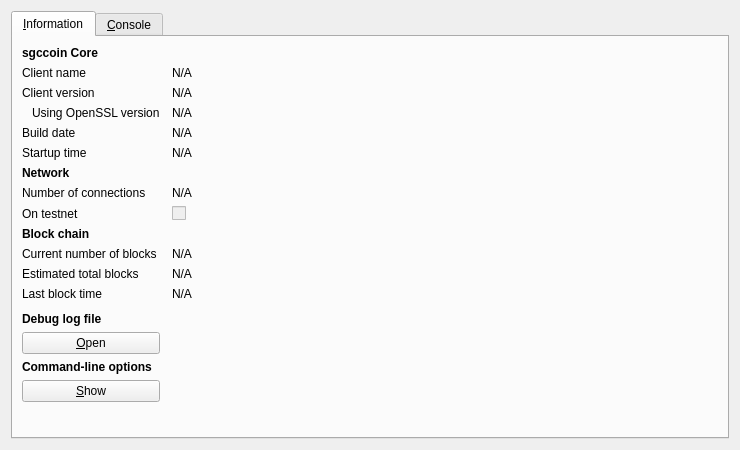
<?xml version="1.0" encoding="UTF-8"?>
<ui version="4.0">
 <class>RPCConsole</class>
 <widget class="QDialog" name="RPCConsole">
  <property name="geometry">
   <rect>
    <x>0</x>
    <y>0</y>
    <width>740</width>
    <height>450</height>
   </rect>
  </property>
  <property name="windowTitle">
   <string>sgccoin - Debug window</string>
  </property>
  <property name="styleSheet">
   <string notr="true">background-image: url(:/images/gr);</string>
  </property>
  <layout class="QVBoxLayout" name="verticalLayout_2">
   <item>
    <widget class="QTabWidget" name="tabWidget">
     <property name="currentIndex">
      <number>0</number>
     </property>
     <widget class="QWidget" name="tab_info">
      <attribute name="title">
       <string>&amp;Information</string>
      </attribute>
      <layout class="QGridLayout" name="gridLayout" columnstretch="0,1">
       <property name="horizontalSpacing">
        <number>12</number>
       </property>
       <item row="0" column="0">
        <widget class="QLabel" name="label_9">
         <property name="font">
          <font>
           <weight>75</weight>
           <bold>true</bold>
          </font>
         </property>
         <property name="text">
          <string>sgccoin Core</string>
         </property>
        </widget>
       </item>
       <item row="1" column="0">
        <widget class="QLabel" name="label_5">
         <property name="text">
          <string>Client name</string>
         </property>
        </widget>
       </item>
       <item row="1" column="1">
        <widget class="QLabel" name="clientName">
         <property name="cursor">
          <cursorShape>IBeamCursor</cursorShape>
         </property>
         <property name="text">
          <string>N/A</string>
         </property>
         <property name="textFormat">
          <enum>Qt::PlainText</enum>
         </property>
         <property name="textInteractionFlags">
          <set>Qt::LinksAccessibleByMouse|Qt::TextSelectableByKeyboard|Qt::TextSelectableByMouse</set>
         </property>
        </widget>
       </item>
       <item row="2" column="0">
        <widget class="QLabel" name="label_6">
         <property name="text">
          <string>Client version</string>
         </property>
        </widget>
       </item>
       <item row="2" column="1">
        <widget class="QLabel" name="clientVersion">
         <property name="cursor">
          <cursorShape>IBeamCursor</cursorShape>
         </property>
         <property name="text">
          <string>N/A</string>
         </property>
         <property name="textFormat">
          <enum>Qt::PlainText</enum>
         </property>
         <property name="textInteractionFlags">
          <set>Qt::LinksAccessibleByMouse|Qt::TextSelectableByKeyboard|Qt::TextSelectableByMouse</set>
         </property>
        </widget>
       </item>
       <item row="3" column="0">
        <widget class="QLabel" name="label_14">
         <property name="text">
          <string>Using OpenSSL version</string>
         </property>
         <property name="indent">
          <number>10</number>
         </property>
        </widget>
       </item>
       <item row="3" column="1">
        <widget class="QLabel" name="openSSLVersion">
         <property name="cursor">
          <cursorShape>IBeamCursor</cursorShape>
         </property>
         <property name="text">
          <string>N/A</string>
         </property>
         <property name="textFormat">
          <enum>Qt::PlainText</enum>
         </property>
         <property name="textInteractionFlags">
          <set>Qt::LinksAccessibleByMouse|Qt::TextSelectableByKeyboard|Qt::TextSelectableByMouse</set>
         </property>
        </widget>
       </item>
       <item row="4" column="0">
        <widget class="QLabel" name="label_12">
         <property name="text">
          <string>Build date</string>
         </property>
        </widget>
       </item>
       <item row="4" column="1">
        <widget class="QLabel" name="buildDate">
         <property name="cursor">
          <cursorShape>IBeamCursor</cursorShape>
         </property>
         <property name="text">
          <string>N/A</string>
         </property>
         <property name="textFormat">
          <enum>Qt::PlainText</enum>
         </property>
         <property name="textInteractionFlags">
          <set>Qt::LinksAccessibleByMouse|Qt::TextSelectableByKeyboard|Qt::TextSelectableByMouse</set>
         </property>
        </widget>
       </item>
       <item row="5" column="0">
        <widget class="QLabel" name="label_13">
         <property name="text">
          <string>Startup time</string>
         </property>
        </widget>
       </item>
       <item row="5" column="1">
        <widget class="QLabel" name="startupTime">
         <property name="cursor">
          <cursorShape>IBeamCursor</cursorShape>
         </property>
         <property name="text">
          <string>N/A</string>
         </property>
         <property name="textFormat">
          <enum>Qt::PlainText</enum>
         </property>
         <property name="textInteractionFlags">
          <set>Qt::LinksAccessibleByMouse|Qt::TextSelectableByKeyboard|Qt::TextSelectableByMouse</set>
         </property>
        </widget>
       </item>
       <item row="6" column="0">
        <widget class="QLabel" name="label_11">
         <property name="font">
          <font>
           <weight>75</weight>
           <bold>true</bold>
          </font>
         </property>
         <property name="text">
          <string>Network</string>
         </property>
        </widget>
       </item>
       <item row="7" column="0">
        <widget class="QLabel" name="label_7">
         <property name="text">
          <string>Number of connections</string>
         </property>
        </widget>
       </item>
       <item row="7" column="1">
        <widget class="QLabel" name="numberOfConnections">
         <property name="cursor">
          <cursorShape>IBeamCursor</cursorShape>
         </property>
         <property name="text">
          <string>N/A</string>
         </property>
         <property name="textFormat">
          <enum>Qt::PlainText</enum>
         </property>
         <property name="textInteractionFlags">
          <set>Qt::LinksAccessibleByMouse|Qt::TextSelectableByKeyboard|Qt::TextSelectableByMouse</set>
         </property>
        </widget>
       </item>
       <item row="8" column="0">
        <widget class="QLabel" name="label_8">
         <property name="text">
          <string>On testnet</string>
         </property>
        </widget>
       </item>
       <item row="8" column="1">
        <widget class="QCheckBox" name="isTestNet">
         <property name="enabled">
          <bool>false</bool>
         </property>
         <property name="text">
          <string/>
         </property>
        </widget>
       </item>
       <item row="9" column="0">
        <widget class="QLabel" name="label_10">
         <property name="font">
          <font>
           <weight>75</weight>
           <bold>true</bold>
          </font>
         </property>
         <property name="text">
          <string>Block chain</string>
         </property>
        </widget>
       </item>
       <item row="10" column="0">
        <widget class="QLabel" name="label_3">
         <property name="text">
          <string>Current number of blocks</string>
         </property>
        </widget>
       </item>
       <item row="10" column="1">
        <widget class="QLabel" name="numberOfBlocks">
         <property name="cursor">
          <cursorShape>IBeamCursor</cursorShape>
         </property>
         <property name="text">
          <string>N/A</string>
         </property>
         <property name="textFormat">
          <enum>Qt::PlainText</enum>
         </property>
         <property name="textInteractionFlags">
          <set>Qt::LinksAccessibleByMouse|Qt::TextSelectableByKeyboard|Qt::TextSelectableByMouse</set>
         </property>
        </widget>
       </item>
       <item row="11" column="0">
        <widget class="QLabel" name="label_4">
         <property name="text">
          <string>Estimated total blocks</string>
         </property>
        </widget>
       </item>
       <item row="11" column="1">
        <widget class="QLabel" name="totalBlocks">
         <property name="cursor">
          <cursorShape>IBeamCursor</cursorShape>
         </property>
         <property name="text">
          <string>N/A</string>
         </property>
         <property name="textFormat">
          <enum>Qt::PlainText</enum>
         </property>
         <property name="textInteractionFlags">
          <set>Qt::LinksAccessibleByMouse|Qt::TextSelectableByKeyboard|Qt::TextSelectableByMouse</set>
         </property>
        </widget>
       </item>
       <item row="12" column="0">
        <widget class="QLabel" name="label_2">
         <property name="text">
          <string>Last block time</string>
         </property>
        </widget>
       </item>
       <item row="12" column="1">
        <widget class="QLabel" name="lastBlockTime">
         <property name="cursor">
          <cursorShape>IBeamCursor</cursorShape>
         </property>
         <property name="text">
          <string>N/A</string>
         </property>
         <property name="textFormat">
          <enum>Qt::PlainText</enum>
         </property>
         <property name="textInteractionFlags">
          <set>Qt::LinksAccessibleByMouse|Qt::TextSelectableByKeyboard|Qt::TextSelectableByMouse</set>
         </property>
        </widget>
       </item>
       <item row="13" column="0">
        <spacer name="verticalSpacer_2">
         <property name="orientation">
          <enum>Qt::Vertical</enum>
         </property>
         <property name="sizeHint" stdset="0">
          <size>
           <width>20</width>
           <height>20</height>
          </size>
         </property>
        </spacer>
       </item>
       <item row="14" column="0">
        <widget class="QLabel" name="labelDebugLogfile">
         <property name="font">
          <font>
           <weight>75</weight>
           <bold>true</bold>
          </font>
         </property>
         <property name="text">
          <string>Debug log file</string>
         </property>
        </widget>
       </item>
       <item row="15" column="0">
        <widget class="QPushButton" name="openDebugLogfileButton">
         <property name="toolTip">
          <string>Open the sgccoin debug log file from the current data directory. This can take a few seconds for large log files.</string>
         </property>
         <property name="text">
          <string>&amp;Open</string>
         </property>
         <property name="autoDefault">
          <bool>false</bool>
         </property>
        </widget>
       </item>
       <item row="16" column="0">
        <widget class="QLabel" name="labelCLOptions">
         <property name="font">
          <font>
           <weight>75</weight>
           <bold>true</bold>
          </font>
         </property>
         <property name="text">
          <string>Command-line options</string>
         </property>
        </widget>
       </item>
       <item row="17" column="0">
        <widget class="QPushButton" name="showCLOptionsButton">
         <property name="toolTip">
          <string>Show the sgccoin-Qt help message to get a list with possible sgccoin command-line options.</string>
         </property>
         <property name="text">
          <string>&amp;Show</string>
         </property>
         <property name="autoDefault">
          <bool>false</bool>
         </property>
        </widget>
       </item>
       <item row="18" column="0">
        <spacer name="verticalSpacer">
         <property name="orientation">
          <enum>Qt::Vertical</enum>
         </property>
         <property name="sizeHint" stdset="0">
          <size>
           <width>20</width>
           <height>40</height>
          </size>
         </property>
        </spacer>
       </item>
      </layout>
     </widget>
     <widget class="QWidget" name="tab_console">
      <attribute name="title">
       <string>&amp;Console</string>
      </attribute>
      <layout class="QVBoxLayout" name="verticalLayout_3">
       <property name="spacing">
        <number>3</number>
       </property>
       <item>
        <widget class="QTextEdit" name="messagesWidget">
         <property name="minimumSize">
          <size>
           <width>0</width>
           <height>100</height>
          </size>
         </property>
         <property name="readOnly">
          <bool>true</bool>
         </property>
         <property name="tabKeyNavigation" stdset="0">
          <bool>false</bool>
         </property>
         <property name="columnCount" stdset="0">
          <number>2</number>
         </property>
        </widget>
       </item>
       <item>
        <layout class="QHBoxLayout" name="horizontalLayout">
         <property name="spacing">
          <number>3</number>
         </property>
         <item>
          <widget class="QLabel" name="label">
           <property name="text">
            <string notr="true">&gt;</string>
           </property>
          </widget>
         </item>
         <item>
          <widget class="QLineEdit" name="lineEdit"/>
         </item>
         <item>
          <widget class="QPushButton" name="clearButton">
           <property name="maximumSize">
            <size>
             <width>24</width>
             <height>24</height>
            </size>
           </property>
           <property name="toolTip">
            <string>Clear console</string>
           </property>
           <property name="text">
            <string/>
           </property>
           <property name="icon">
            <iconset resource="../bitcoin.qrc">
             <normaloff>:/icons/remove</normaloff>:/icons/remove</iconset>
           </property>
           <property name="shortcut">
            <string notr="true">Ctrl+L</string>
           </property>
           <property name="autoDefault">
            <bool>false</bool>
           </property>
          </widget>
         </item>
        </layout>
       </item>
      </layout>
     </widget>
    </widget>
   </item>
  </layout>
 </widget>
 <resources>
  <include location="../bitcoin.qrc"/>
 </resources>
 <connections/>
</ui>
